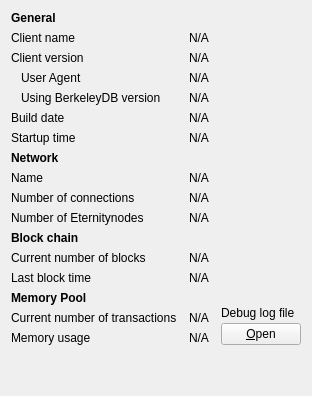
     <widget class="QWidget" name="tab_info">
      <attribute name="title">
       <string>&amp;Information</string>
      </attribute>
      <layout class="QGridLayout" name="gridLayout" columnstretch="0,1,0">
       <property name="horizontalSpacing">
        <number>12</number>
       </property>
       <item row="0" column="0">
        <widget class="QLabel" name="label_9">
         <property name="font">
          <font>
           <weight>75</weight>
           <bold>true</bold>
          </font>
         </property>
         <property name="text">
          <string>General</string>
         </property>
        </widget>
       </item>
       <item row="1" column="0">
        <widget class="QLabel" name="label_5">
         <property name="text">
          <string>Client name</string>
         </property>
        </widget>
       </item>
       <item row="1" column="1" colspan="2">
        <widget class="QLabel" name="clientName">
         <property name="cursor">
          <cursorShape>IBeamCursor</cursorShape>
         </property>
         <property name="text">
          <string>N/A</string>
         </property>
         <property name="textFormat">
          <enum>Qt::PlainText</enum>
         </property>
         <property name="textInteractionFlags">
          <set>Qt::LinksAccessibleByMouse|Qt::TextSelectableByKeyboard|Qt::TextSelectableByMouse</set>
         </property>
        </widget>
       </item>
       <item row="2" column="0">
        <widget class="QLabel" name="label_6">
         <property name="text">
          <string>Client version</string>
         </property>
        </widget>
       </item>
       <item row="2" column="1" colspan="2">
        <widget class="QLabel" name="clientVersion">
         <property name="cursor">
          <cursorShape>IBeamCursor</cursorShape>
         </property>
         <property name="text">
          <string>N/A</string>
         </property>
         <property name="textFormat">
          <enum>Qt::PlainText</enum>
         </property>
         <property name="textInteractionFlags">
          <set>Qt::LinksAccessibleByMouse|Qt::TextSelectableByKeyboard|Qt::TextSelectableByMouse</set>
         </property>
        </widget>
       </item>
       <item row="3" column="0">
        <widget class="QLabel" name="labelClientUserAgent">
         <property name="text">
          <string>User Agent</string>
         </property>
         <property name="indent">
          <number>10</number>
         </property>
        </widget>
       </item>
       <item row="3" column="1" colspan="2">
        <widget class="QLabel" name="clientUserAgent">
         <property name="cursor">
          <cursorShape>IBeamCursor</cursorShape>
         </property>
         <property name="text">
          <string>N/A</string>
         </property>
         <property name="textFormat">
          <enum>Qt::PlainText</enum>
         </property>
         <property name="textInteractionFlags">
          <set>Qt::LinksAccessibleByMouse|Qt::TextSelectableByKeyboard|Qt::TextSelectableByMouse</set>
         </property>
        </widget>
       </item>
       <item row="4" column="0">
        <widget class="QLabel" name="label_berkeleyDBVersion">
         <property name="text">
          <string>Using BerkeleyDB version</string>
         </property>
         <property name="indent">
          <number>10</number>
         </property>
        </widget>
       </item>
       <item row="4" column="1" colspan="2">
        <widget class="QLabel" name="berkeleyDBVersion">
         <property name="cursor">
          <cursorShape>IBeamCursor</cursorShape>
         </property>
         <property name="text">
          <string>N/A</string>
         </property>
         <property name="textFormat">
          <enum>Qt::PlainText</enum>
         </property>
         <property name="textInteractionFlags">
          <set>Qt::LinksAccessibleByMouse|Qt::TextSelectableByKeyboard|Qt::TextSelectableByMouse</set>
         </property>
        </widget>
       </item>
       <item row="5" column="0">
        <widget class="QLabel" name="label_12">
         <property name="text">
          <string>Build date</string>
         </property>
        </widget>
       </item>
       <item row="5" column="1" colspan="2">
        <widget class="QLabel" name="buildDate">
         <property name="cursor">
          <cursorShape>IBeamCursor</cursorShape>
         </property>
         <property name="text">
          <string>N/A</string>
         </property>
         <property name="textFormat">
          <enum>Qt::PlainText</enum>
         </property>
         <property name="textInteractionFlags">
          <set>Qt::LinksAccessibleByMouse|Qt::TextSelectableByKeyboard|Qt::TextSelectableByMouse</set>
         </property>
        </widget>
       </item>
       <item row="6" column="0">
        <widget class="QLabel" name="label_13">
         <property name="text">
          <string>Startup time</string>
         </property>
        </widget>
       </item>
       <item row="6" column="1" colspan="2">
        <widget class="QLabel" name="startupTime">
         <property name="cursor">
          <cursorShape>IBeamCursor</cursorShape>
         </property>
         <property name="text">
          <string>N/A</string>
         </property>
         <property name="textFormat">
          <enum>Qt::PlainText</enum>
         </property>
         <property name="textInteractionFlags">
          <set>Qt::LinksAccessibleByMouse|Qt::TextSelectableByKeyboard|Qt::TextSelectableByMouse</set>
         </property>
        </widget>
       </item>
       <item row="7" column="0">
           <widget class="QLabel" name="labelNetwork">
               <property name="font">
                   <font>
                       <weight>75</weight>
                       <bold>true</bold>
                   </font>
               </property>
               <property name="text">
                   <string>Network</string>
               </property>
           </widget>
       </item>
       <item row="8" column="0">
        <widget class="QLabel" name="label_8">
         <property name="text">
          <string>Name</string>
         </property>
        </widget>
       </item>
       <item row="8" column="1" colspan="2">
        <widget class="QLabel" name="networkName">
         <property name="cursor">
          <cursorShape>IBeamCursor</cursorShape>
         </property>
         <property name="text">
          <string>N/A</string>
         </property>
         <property name="textFormat">
          <enum>Qt::PlainText</enum>
         </property>
         <property name="textInteractionFlags">
          <set>Qt::LinksAccessibleByMouse|Qt::TextSelectableByKeyboard|Qt::TextSelectableByMouse</set>
         </property>
        </widget>
       </item>
       <item row="9" column="0">
        <widget class="QLabel" name="label_7">
         <property name="text">
          <string>Number of connections</string>
         </property>
        </widget>
       </item>
       <item row="9" column="1" colspan="2">
        <widget class="QLabel" name="numberOfConnections">
         <property name="cursor">
          <cursorShape>IBeamCursor</cursorShape>
         </property>
         <property name="text">
          <string>N/A</string>
         </property>
         <property name="textFormat">
          <enum>Qt::PlainText</enum>
         </property>
         <property name="textInteractionFlags">
          <set>Qt::LinksAccessibleByMouse|Qt::TextSelectableByKeyboard|Qt::TextSelectableByMouse</set>
         </property>
        </widget>
       </item>
       <item row="10" column="0">
        <widget class="QLabel" name="eternitynodeCountLabel">
         <property name="text">
          <string>Number of Eternitynodes</string>
         </property>
        </widget>
       </item>
       <item row="10" column="1">
        <widget class="QLabel" name="eternitynodeCount">
         <property name="text">
          <string>N/A</string>
         </property>
        </widget>
       </item>
       <item row="11" column="0">
        <widget class="QLabel" name="label_10">
         <property name="font">
          <font>
           <weight>75</weight>
           <bold>true</bold>
          </font>
         </property>
         <property name="text">
          <string>Block chain</string>
         </property>
        </widget>
       </item>
       <item row="12" column="0">
        <widget class="QLabel" name="label_3">
         <property name="text">
          <string>Current number of blocks</string>
         </property>
        </widget>
       </item>
       <item row="12" column="1" colspan="2">
        <widget class="QLabel" name="numberOfBlocks">
         <property name="cursor">
          <cursorShape>IBeamCursor</cursorShape>
         </property>
         <property name="text">
          <string>N/A</string>
         </property>
         <property name="textFormat">
          <enum>Qt::PlainText</enum>
         </property>
         <property name="textInteractionFlags">
          <set>Qt::LinksAccessibleByMouse|Qt::TextSelectableByKeyboard|Qt::TextSelectableByMouse</set>
         </property>
        </widget>
       </item>
       <item row="13" column="0">
        <widget class="QLabel" name="labelLastBlockTime">
         <property name="text">
          <string>Last block time</string>
         </property>
        </widget>
       </item>
       <item row="13" column="1" colspan="2">
        <widget class="QLabel" name="lastBlockTime">
         <property name="cursor">
          <cursorShape>IBeamCursor</cursorShape>
         </property>
         <property name="text">
          <string>N/A</string>
         </property>
         <property name="textFormat">
          <enum>Qt::PlainText</enum>
         </property>
         <property name="textInteractionFlags">
          <set>Qt::LinksAccessibleByMouse|Qt::TextSelectableByKeyboard|Qt::TextSelectableByMouse</set>
         </property>
        </widget>
       </item>
       <item row="14" column="0">
        <widget class="QLabel" name="labelMempoolTitle">
         <property name="font">
          <font>
           <weight>75</weight>
           <bold>true</bold>
          </font>
         </property>
         <property name="text">
          <string>Memory Pool</string>
         </property>
        </widget>
       </item>
       <item row="15" column="0">
        <widget class="QLabel" name="labelNumberOfTransactions">
         <property name="text">
          <string>Current number of transactions</string>
         </property>
        </widget>
       </item>
       <item row="15" column="1">
        <widget class="QLabel" name="mempoolNumberTxs">
         <property name="cursor">
          <cursorShape>IBeamCursor</cursorShape>
         </property>
         <property name="text">
          <string>N/A</string>
         </property>
         <property name="textFormat">
          <enum>Qt::PlainText</enum>
         </property>
         <property name="textInteractionFlags">
          <set>Qt::LinksAccessibleByMouse|Qt::TextSelectableByKeyboard|Qt::TextSelectableByMouse</set>
         </property>
        </widget>
       </item>
       <item row="16" column="0">
        <widget class="QLabel" name="labelMemoryUsage">
         <property name="text">
          <string>Memory usage</string>
         </property>
        </widget>
       </item>
       <item row="16" column="1">
        <widget class="QLabel" name="mempoolSize">
         <property name="cursor">
          <cursorShape>IBeamCursor</cursorShape>
         </property>
         <property name="text">
          <string>N/A</string>
         </property>
         <property name="textFormat">
          <enum>Qt::PlainText</enum>
         </property>
         <property name="textInteractionFlags">
          <set>Qt::LinksAccessibleByMouse|Qt::TextSelectableByKeyboard|Qt::TextSelectableByMouse</set>
         </property>
        </widget>
       </item>
       <item row="14" column="2" rowspan="3">
        <layout class="QVBoxLayout" name="verticalLayoutDebugButton">
         <property name="spacing">
          <number>3</number>
         </property>
         <item>
          <spacer name="verticalSpacer_2">
           <property name="orientation">
            <enum>Qt::Vertical</enum>
           </property>
           <property name="sizeHint" stdset="0">
            <size>
             <width>10</width>
             <height>5</height>
            </size>
           </property>
          </spacer>
         </item>
         <item>
          <widget class="QLabel" name="labelDebugLogfile">
           <property name="text">
            <string>Debug log file</string>
           </property>
          </widget>
         </item>
         <item>
          <widget class="QPushButton" name="openDebugLogfileButton">
           <property name="toolTip">
            <string>Open the Eternity Core debug log file from the current data directory. This can take a few seconds for large log files.</string>
           </property>
           <property name="text">
            <string>&amp;Open</string>
           </property>
           <property name="autoDefault">
            <bool>false</bool>
           </property>
          </widget>
         </item>
        </layout>
       </item>
       <item row="18" column="0">
        <spacer name="verticalSpacer">
         <property name="orientation">
          <enum>Qt::Vertical</enum>
         </property>
         <property name="sizeHint" stdset="0">
          <size>
           <width>20</width>
           <height>40</height>
          </size>
         </property>
        </spacer>
       </item>
      </layout>
     </widget>
